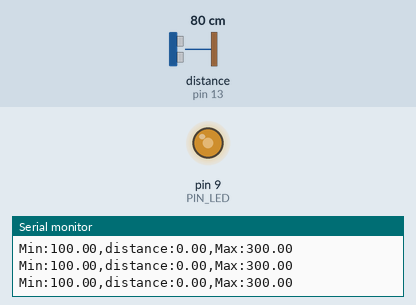
This sketch was run on a simulated Arduino Uno, built with avr-gcc and run on an emulated ATmega328P. Shown: output pins drawn as LEDs (lit = HIGH), the last lines printed to the serial monitor. Wiring (inferred from the names in the program): ultrasonic range finder: trigger pin 12; echo pin 13. Dashed ring = blinking. The inputs (shaded band) are chosen by the test bench; at power-on: distance to the obstacle (sensor on pin 13) 80 cm. The echo pulse lasts 58.3 µs per cm; pins used as bus, display or sensor lines are not drawn.

Above: at 1.2 s.
1.3 s: distance to the obstacle (sensor on pin 13) set to 33 cm
2.8 s: distance to the obstacle (sensor on pin 13) set to 28 cm
At 3.2 s:
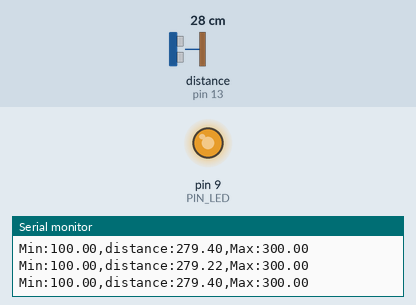
5.8 s: distance to the obstacle (sensor on pin 13) set to 18 cm
At 6.3 s:
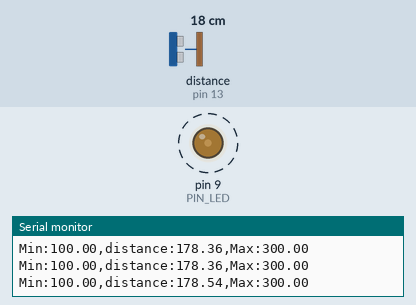
Timing chart, 0 to 14.8 s (numbered marks = the images above; inputs shaded):
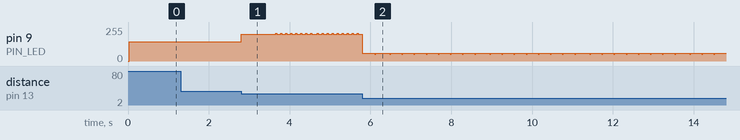

The sketch:

08_example_2.ino
```cpp
// Arduino pin assignment
#define PIN_LED 9
#define PIN_TRIG 12   // sonar sensor TRIGGER
#define PIN_ECHO 13   // sonar sensor ECHO

// configurable parameters
#define SND_VEL 346.0     // sound velocity at 24 celsius degree (unit: m/sec)
#define INTERVAL 25      // sampling interval (unit: msec)
#define PULSE_DURATION 10 // ultra-sound Pulse Duration (unit: usec)
#define _DIST_MIN 100.0   // minimum distance to be measured (unit: mm)
#define _DIST_MAX 300.0   // maximum distance to be measured (unit: mm)

#define TIMEOUT ((INTERVAL / 2) * 1000.0) // maximum echo waiting time (unit: usec)
#define SCALE (0.001 * 0.5 * SND_VEL) // coefficent to convert duration to distance

unsigned long last_sampling_time;   // unit: msec
int previous;
float distance;

void setup() {
  // initialize GPIO pins
  pinMode(PIN_LED, OUTPUT);
  pinMode(PIN_TRIG, OUTPUT);  // sonar TRIGGER
  pinMode(PIN_ECHO, INPUT);   // sonar ECHO
  digitalWrite(PIN_TRIG, LOW);  // turn-off Sonar

  // initialize serial port
  Serial.begin(57600);
}

void loop() {

  // wait until next sampling time.
  // millis() returns the number of milliseconds since the program started.
  //    Will overflow after 50 days.
  if (millis() < (last_sampling_time + INTERVAL))
    return;

  distance = USS_measure(PIN_TRIG, PIN_ECHO); // read distance

  if (distance < _DIST_MIN) {
    distance = previous;    // Set Lower Value
    if (distance >= 100.0 && distance <= 200.0){
     analogWrite(PIN_LED, int(255-(255*(int(distance)-100)/100)));
    }
    else if(distance > 200.0 && distance <= 300.0){
      analogWrite(PIN_LED, int((255*(int(distance)-200)/100)));
    }
    //}// LED OFF
  }
  else if (distance > _DIST_MAX) {
    distance = previous;    // Set Higher Value
    analogWrite(PIN_LED, int((255*(int(distance)-200)/100)));      // LED OFF
  }else if(distance >= 100.0 && distance <= 200.0){
          analogWrite(PIN_LED, int(255-(255*(int(distance)-100)/100)));
   }else if(distance > 200.0 && distance <= 300.0){
    analogWrite(PIN_LED, int((255*(int(distance)-200)/100)));
    }
    previous = distance;


  // output the distance to the serial port
  Serial.print("Min:");        Serial.print(_DIST_MIN);
  Serial.print(",distance:");  Serial.print(distance);
  Serial.print(",Max:");       Serial.print(_DIST_MAX);
  Serial.println("");


  // update last sampling time
  last_sampling_time += INTERVAL;
}

// get a distance reading from USS. return value is in millimeter.
float USS_measure(int TRIG, int ECHO)
{
  digitalWrite(TRIG, HIGH);
  delayMicroseconds(PULSE_DURATION);
  digitalWrite(TRIG, LOW);

  return pulseIn(ECHO, HIGH, TIMEOUT) * SCALE; // unit: mm

  // Pulse duration to distance conversion example (target distance = 17.3m)
  // - round trip distance: 34.6m
  // - expected pulse duration: 0.1 sec, or 100,000us
  // - pulseIn(ECHO, HIGH, timeout) * 0.001 * 0.5 * SND_VEL
  //        = 100,000 micro*sec * 0.001 milli/micro * 0.5 * 346 meter/sec
  //        = 100,000 * 0.001 * 0.5 * 346 * micro * sec * milli * meter
  //                                        ----------------------------
  //                                         micro * sec
  //        = 100 * 173 milli*meter = 17,300 mm = 17.3m
  // pulseIn() returns microseconds.
}
```

Measured:
- the behaviour switches between 31 and 30 cm on distance to the obstacle (sensor on pin 13) (found by bisection; images 0 and 1)
- after the input at 2.8 s, pin 9 (PIN_LED): 145/255 → 201/255 at once, then repeats every 0.12 s: 209/255 0.02 s, 201/255 0.10 s
